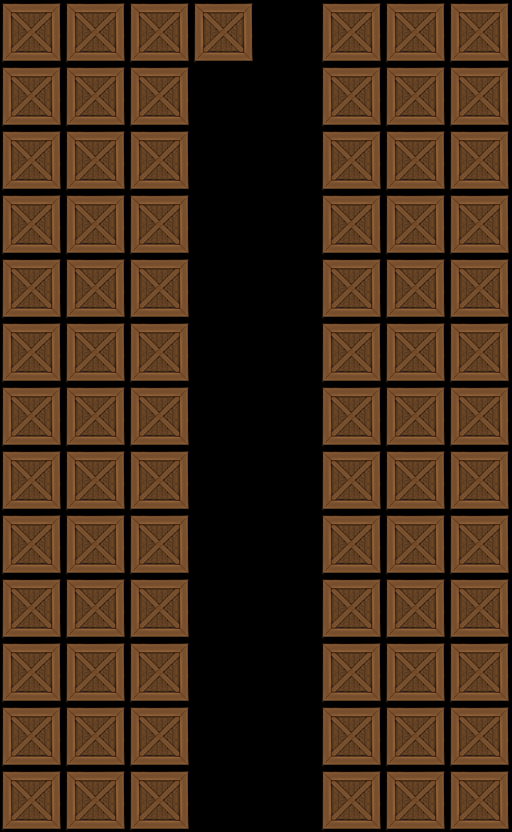

Tiled map render using the project's own tile images. Description and the map definition, with tile-layer contents summarised, below:
An orthogonal 8x13 tile map with 64x64 px tiles, 1 tile layer (Tile Layer 1).

<map version="1.0" orientation="orthogonal" width="8" height="13" tilewidth="64" tileheight="64">
 <tileset firstgid="1" name="crate" tilewidth="64" tileheight="64">
  <image source="../crate.png" width="64" height="64" />
 </tileset>
 <layer name="Tile Layer 1" width="8" height="13">
  <data>[104 cells, 79 non-empty, 1 distinct tile ids]</data>
 </layer>
</map>
